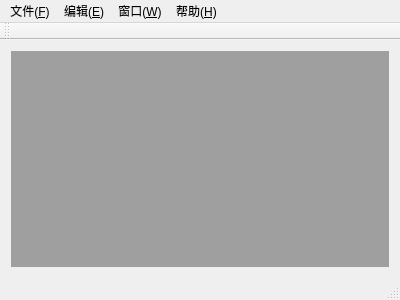
<?xml version="1.0" encoding="UTF-8"?>
<ui version="4.0">
 <class>MainWindow</class>
 <widget class="QMainWindow" name="MainWindow">
  <property name="geometry">
   <rect>
    <x>0</x>
    <y>0</y>
    <width>400</width>
    <height>300</height>
   </rect>
  </property>
  <property name="windowTitle">
   <string>MainWindow</string>
  </property>
  <widget class="QWidget" name="centralWidget">
   <layout class="QGridLayout" name="gridLayout">
    <item row="0" column="0">
     <widget class="QMdiArea" name="mdiArea"/>
    </item>
   </layout>
  </widget>
  <widget class="QMenuBar" name="menuBar">
   <property name="geometry">
    <rect>
     <x>0</x>
     <y>0</y>
     <width>400</width>
     <height>23</height>
    </rect>
   </property>
   <widget class="QMenu" name="menuF">
    <property name="title">
     <string>文件(&amp;F)</string>
    </property>
    <addaction name="actionNew"/>
    <addaction name="actionOpen"/>
    <addaction name="separator"/>
    <addaction name="actionSave"/>
    <addaction name="actionSaveAs"/>
    <addaction name="separator"/>
    <addaction name="actionExit"/>
   </widget>
   <widget class="QMenu" name="menuE">
    <property name="title">
     <string>编辑(&amp;E)</string>
    </property>
    <addaction name="actionUndo"/>
    <addaction name="actionRedo"/>
    <addaction name="separator"/>
    <addaction name="actionCut"/>
    <addaction name="actionCopy"/>
    <addaction name="actionPaste"/>
   </widget>
   <widget class="QMenu" name="menuW">
    <property name="title">
     <string>窗口(&amp;W)</string>
    </property>
    <addaction name="actionClose"/>
    <addaction name="actionCloseAll"/>
    <addaction name="separator"/>
    <addaction name="actionTile"/>
    <addaction name="actionCascade"/>
    <addaction name="separator"/>
    <addaction name="actionNext"/>
    <addaction name="actionPrevious"/>
   </widget>
   <widget class="QMenu" name="menuH">
    <property name="title">
     <string>帮助(&amp;H)</string>
    </property>
    <addaction name="actionAbout"/>
    <addaction name="actionAboutQt"/>
   </widget>
   <addaction name="menuF"/>
   <addaction name="menuE"/>
   <addaction name="menuW"/>
   <addaction name="menuH"/>
  </widget>
  <widget class="QToolBar" name="mainToolBar">
   <attribute name="toolBarArea">
    <enum>TopToolBarArea</enum>
   </attribute>
   <attribute name="toolBarBreak">
    <bool>false</bool>
   </attribute>
  </widget>
  <widget class="QStatusBar" name="statusBar"/>
  <action name="actionNew">
   <property name="icon">
    <iconset theme="新建文件" resource="myImage.qrc">
     <normaloff>:/myImage/images/p1.png</normaloff>:/myImage/images/p1.png</iconset>
   </property>
   <property name="text">
    <string>新建文件(&amp;N)</string>
   </property>
   <property name="shortcut">
    <string>Ctrl+N</string>
   </property>
  </action>
  <action name="actionOpen">
   <property name="icon">
    <iconset theme="打开文件">
     <normaloff/>
    </iconset>
   </property>
   <property name="text">
    <string>打开文件(&amp;O)</string>
   </property>
   <property name="shortcut">
    <string>Ctrl+O</string>
   </property>
  </action>
  <action name="actionSave">
   <property name="icon">
    <iconset theme="保存">
     <normaloff/>
    </iconset>
   </property>
   <property name="text">
    <string>保存(&amp;S)</string>
   </property>
   <property name="shortcut">
    <string>Ctrl+S</string>
   </property>
  </action>
  <action name="actionSaveAs">
   <property name="icon">
    <iconset theme="另存为">
     <normaloff/>
    </iconset>
   </property>
   <property name="text">
    <string>另存为(&amp;A)</string>
   </property>
  </action>
  <action name="actionExit">
   <property name="icon">
    <iconset theme="退出">
     <normaloff/>
    </iconset>
   </property>
   <property name="text">
    <string>退出(&amp;X)</string>
   </property>
  </action>
  <action name="actionUndo">
   <property name="icon">
    <iconset theme="撤销">
     <normaloff/>
    </iconset>
   </property>
   <property name="text">
    <string>撤销(&amp;U)</string>
   </property>
   <property name="shortcut">
    <string>Ctrl+Z</string>
   </property>
  </action>
  <action name="actionRedo">
   <property name="icon">
    <iconset theme="恢复">
     <normaloff/>
    </iconset>
   </property>
   <property name="text">
    <string>恢复(&amp;R)</string>
   </property>
   <property name="shortcut">
    <string>Ctrl+Y</string>
   </property>
  </action>
  <action name="actionCut">
   <property name="icon">
    <iconset theme="剪切" resource="myImage.qrc">
     <normaloff>:/myImage/images/p8.png</normaloff>:/myImage/images/p8.png</iconset>
   </property>
   <property name="text">
    <string>剪切(&amp;T)</string>
   </property>
   <property name="shortcut">
    <string>Ctrl+X</string>
   </property>
  </action>
  <action name="actionCopy">
   <property name="icon">
    <iconset theme="复制">
     <normaloff/>
    </iconset>
   </property>
   <property name="text">
    <string>复制(&amp;C)</string>
   </property>
   <property name="shortcut">
    <string>Ctrl+C</string>
   </property>
  </action>
  <action name="actionPaste">
   <property name="icon">
    <iconset theme="粘贴">
     <normaloff/>
    </iconset>
   </property>
   <property name="text">
    <string>粘贴(&amp;P)</string>
   </property>
   <property name="shortcut">
    <string>Ctrl+V</string>
   </property>
  </action>
  <action name="actionClose">
   <property name="icon">
    <iconset theme="关闭">
     <normaloff/>
    </iconset>
   </property>
   <property name="text">
    <string>关闭(&amp;Q)</string>
   </property>
  </action>
  <action name="actionCloseAll">
   <property name="icon">
    <iconset theme="关闭所有窗口">
     <normaloff/>
    </iconset>
   </property>
   <property name="text">
    <string>关闭所有窗口(&amp;A)</string>
   </property>
  </action>
  <action name="actionTile">
   <property name="icon">
    <iconset theme="平铺">
     <normaloff/>
    </iconset>
   </property>
   <property name="text">
    <string>平铺(&amp;T)</string>
   </property>
  </action>
  <action name="actionCascade">
   <property name="icon">
    <iconset theme="层叠">
     <normaloff/>
    </iconset>
   </property>
   <property name="text">
    <string>层叠(&amp;C)</string>
   </property>
  </action>
  <action name="actionNext">
   <property name="icon">
    <iconset theme="下一个" resource="myImage.qrc">
     <normaloff>:/myImage/images/p15.png</normaloff>:/myImage/images/p15.png</iconset>
   </property>
   <property name="text">
    <string>下一个(&amp;X)</string>
   </property>
   <property name="shortcut">
    <string>Ctrl+Tab</string>
   </property>
  </action>
  <action name="actionPrevious">
   <property name="text">
    <string>前一个(&amp;V)</string>
   </property>
  </action>
  <action name="actionAbout">
   <property name="icon">
    <iconset theme="关于">
     <normaloff/>
    </iconset>
   </property>
   <property name="text">
    <string>关于(&amp;A)</string>
   </property>
  </action>
  <action name="actionAboutQt">
   <property name="icon">
    <iconset theme="关于Qt">
     <normaloff/>
    </iconset>
   </property>
   <property name="text">
    <string>关于Qt(&amp;Q)</string>
   </property>
  </action>
 </widget>
 <layoutdefault spacing="6" margin="11"/>
 <resources>
  <include location="myImage.qrc"/>
 </resources>
 <connections/>
</ui>
